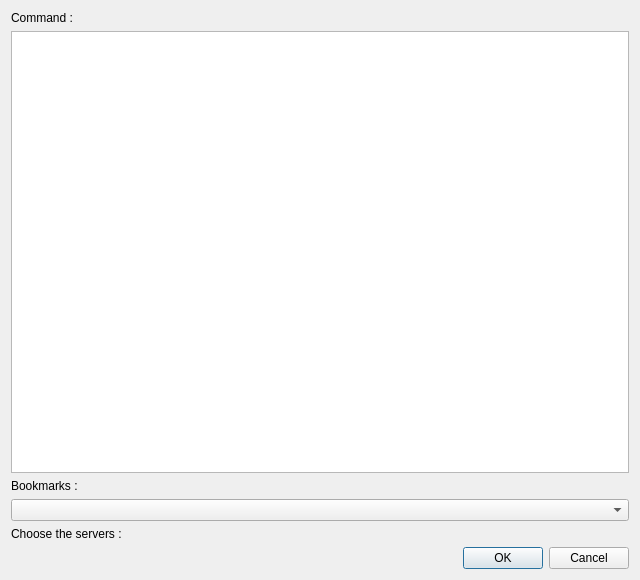
<?xml version="1.0" encoding="UTF-8"?>
<ui version="4.0">
 <class>SendCommandPool</class>
 <widget class="QDialog" name="SendCommandPool">
  <property name="windowModality">
   <enum>Qt::WindowModal</enum>
  </property>
  <property name="geometry">
   <rect>
    <x>0</x>
    <y>0</y>
    <width>640</width>
    <height>580</height>
   </rect>
  </property>
  <property name="windowTitle">
   <string>Send a command to servers</string>
  </property>
  <property name="windowIcon">
   <iconset resource="../../ressources/ressources.qrc">
    <normaloff>:/img/Bubble-32.png</normaloff>:/img/Bubble-32.png</iconset>
  </property>
  <layout class="QVBoxLayout" name="verticalLayout">
   <item>
    <widget class="QLabel" name="label">
     <property name="text">
      <string>Command :</string>
     </property>
    </widget>
   </item>
   <item>
    <widget class="QPlainTextEdit" name="pteCommand"/>
   </item>
   <item>
    <widget class="QLabel" name="label_3">
     <property name="text">
      <string>Bookmarks :</string>
     </property>
    </widget>
   </item>
   <item>
    <widget class="QComboBox" name="bookmarks"/>
   </item>
   <item>
    <widget class="QLabel" name="label_2">
     <property name="text">
      <string>Choose the servers :</string>
     </property>
    </widget>
   </item>
   <item>
    <layout class="QGridLayout" name="glServers"/>
   </item>
   <item>
    <widget class="QDialogButtonBox" name="buttonBox">
     <property name="orientation">
      <enum>Qt::Horizontal</enum>
     </property>
     <property name="standardButtons">
      <set>QDialogButtonBox::Cancel|QDialogButtonBox::Ok</set>
     </property>
    </widget>
   </item>
  </layout>
 </widget>
 <resources>
  <include location="../../ressources/ressources.qrc"/>
 </resources>
 <connections>
  <connection>
   <sender>buttonBox</sender>
   <signal>accepted()</signal>
   <receiver>SendCommandPool</receiver>
   <slot>accept()</slot>
   <hints>
    <hint type="sourcelabel">
     <x>248</x>
     <y>254</y>
    </hint>
    <hint type="destinationlabel">
     <x>157</x>
     <y>274</y>
    </hint>
   </hints>
  </connection>
  <connection>
   <sender>buttonBox</sender>
   <signal>rejected()</signal>
   <receiver>SendCommandPool</receiver>
   <slot>reject()</slot>
   <hints>
    <hint type="sourcelabel">
     <x>316</x>
     <y>260</y>
    </hint>
    <hint type="destinationlabel">
     <x>286</x>
     <y>274</y>
    </hint>
   </hints>
  </connection>
 </connections>
</ui>
